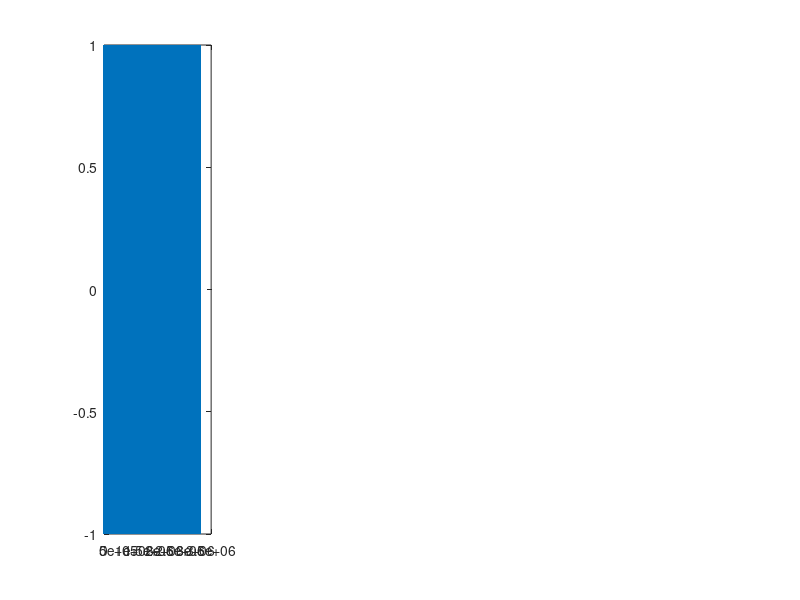

MATLAB code for this plot: (Note: this script raises an error after producing the figure.)
clear all; close all
%%
dur=3;%disturbing sine wave time duration in sec
f=300;% sine wave frequency
fs=8000;% filter sampling frequency
n=1:3150720; %no of samples
t=n/fs;% no. of samples converted into time in sec
xn=sin(2*pi*f*t);% gen the sine wave with freq f and duration dur
subplot(141)
plot(xn)
xn = xn';
%plot(xn)
sound(xn,fs)%listen to disturbing sine wave
for i = 1:size(xn,1)
    xn(i,2) = xn(i,1);
end
%plot(xn)
noise = xn;
%%
[sounddata, f] = audioread('bird.mp3');
subplot(142)
plot(sounddata)
sound(sounddata,fs)
%%
xplusn=sounddata+xn;
subplot(143)
plot(xplusn)
%sound(xplusn,f)
%%
wo = 60/(300/2);  
bw = wo/35;
[b,a] = iirnotch(wo,bw); % notch filter function is used to get IIR filter coefficients
%[b,a] = butter(2,bw);
%fvtool(b,a);
y=filter(b,a,xplusn);%filter the noisy signal using b and a
%sound(y,fs)%listen to filtered sound
subplot(144)
plot(y);
%%
%orginal sound(sounddata) mixed with un wanted sine xn
w0=f/(fs/2);%w0=notch frequency
bw=w0/30;
[b,a]=iirnotch(w0,bw);% notch filter function is used to get IIR filter coefficients
%[b,a] = butter(2,bw);
y=filter(b,a,xplusn);%filter the noisy signal using b and a
%sound(y,fs)%listen to filtered sound
plot(y)
%%
fs = 20000;             %#sampling rate
f0 = 50;                %#notch frequency
fn = fs/2;              %#Nyquist frequency
freqRatio = f0/fn;      %#ratio of notch freq. to Nyquist freq.

notchWidth = 0.1;       %#width of the notch

%Compute zeros
notchZeros = [exp( sqrt(-1)*pi*freqRatio ), exp( -sqrt(-1)*pi*freqRatio )];

%#Compute poles
notchPoles = (1-notchWidth) * notchZeros;

figure;
zplane(notchZeros.', notchPoles.');

b = poly( notchZeros ); %# Get moving average filter coefficients
a = poly( notchPoles ); %# Get autoregressive filter coefficients

figure;
freqz(b,a,32000,fs)

%filter signal x
y = filter(b,a,xplusn);
plot(y)